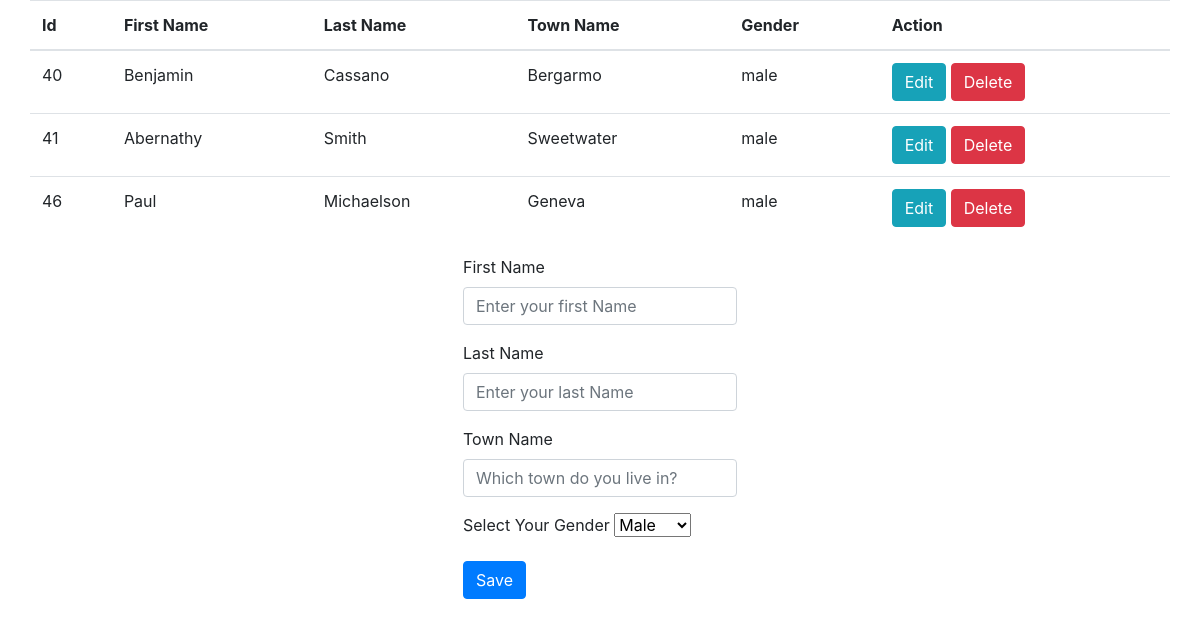
The page / on the database its author committed.
### tables this page shows
CREATE TABLE `customer` (
  `id` int(1) NOT NULL,
  `first_name` varchar(25) NOT NULL,
  `last_name` varchar(25) NOT NULL,
  `town_name` varchar(25) NOT NULL,
  `gender_id` int(1) NOT NULL,
  `is_deleted` int(11) NOT NULL DEFAULT 0
);

CREATE TABLE `gender` (
  `id` int(1) NOT NULL,
  `gender_name` varchar(25) NOT NULL
);

### process.php (called while the page is built, shortened)
<?php
$update = false;
$fname = '';
$lname = '';
$town_name = '';

### index.php (the view, shortened to what this page needs)
<!DOCTYPE html>
<html>
    <head>
        <link rel="stylesheet"
              href="https://stackpath.bootstrapcdn.com/bootstrap/4.4.1/css/bootstrap.min.css"
>
    </head>
    <body>
        <?php require_once 'process.php';?>
        <div class="container">
        <?php
            $con = new mysqli('localhost', 'root','','ongeza_test')
                    or die(mysqli_error($mysqli));
            $query = "SELECT * FROM gender INNER JOIN customer ON
                        gender.id=customer.gender_id ";
            $result = mysqli_query($con,$query);
           ?>
        <div class="row justify-content-center">
            <table class="table">
                <thead>
                    <tr>
                        <th>Id</th>
                        <th>First Name</th>
                        <th>Last Name</th>
                        <th>Town Name</th>
                        <th>Gender</th>
                        <th colspan="2">Action</th>
                    </tr>
                </thead>
                <?php
                    while ($row = $result->fetch_assoc()):?>
                <tr>
                    <td><?php echo $row['id'];?></td>
                    <td><?php echo $row['first_name'];?></td>
                    <td><?php echo $row['last_name'];?></td>
                    <td><?php echo $row['town_name'];?></td>
                    <td><?php echo $row['gender_name'];?></td>
                    <td>
                        <a href="index.php?edit=<?php echo $row['id'];?>"
                           class="btn btn-info">Edit</a>
                           <a href="process.php?delete=<?php echo $row['id'];?>"
                              class="btn btn-danger">Delete</a>
                    </td>
                </tr>
                <?php endwhile;?>
            </table>
        </div>
        <div class="row justify-content-center">
            <form onsubmit="return validate()"name="regForm" action="process.php" method="POST">
                  <div class="form-group">
                    <label>First Name</label>
                    <input id="FirstName" type="text" class="form-control" name="first_name" value="<?php echo $fname?>"
                           placeholder="Enter your first Name" required></div>
                  <div class="form-group">
                    <label>Last Name</label>
                    <input type="text" class="form-control" name="last_name"
                           value="<?php echo $lname?>"
                           placeholder="Enter your last Name" required></div>
                  <div class="form-group">
                    <label>Town Name</label>
                    <input type="text" name="town_name"
                           class="form-control" value="<?php echo $town_name?>"
                           placeholder="Which town do you live in?" required></div>
                  <div class="form-group">
                      <label>Select Your Gender</label>
                      <select id="gender" name="gender">
                          <option value="male">Male</option>
                      </select> </div>
                      <div class="form-group">
                        <?php
                        if($update == true):?>
                          <button type="submit"  class="btn btn-info" name="update">Update</button>
                        <?php else: ?>
                          <button type="submit"  class="btn btn-primary" name="save">Save</button>
                        <?php endif; ?>
               </div>
            </form>
        </div>
    </div>
    </body>
</html>

### rows shown on the page
customer: id "40", first_name "Benjamin", last_name "Cassano", town_name "Bergarmo", gender.gender_name "male"
customer: id "41", first_name "Abernathy", last_name "Smith", town_name "Sweetwater", gender.gender_name "male"
customer: id "46", first_name "Paul", last_name "Michaelson", town_name "Geneva", gender.gender_name "male"
